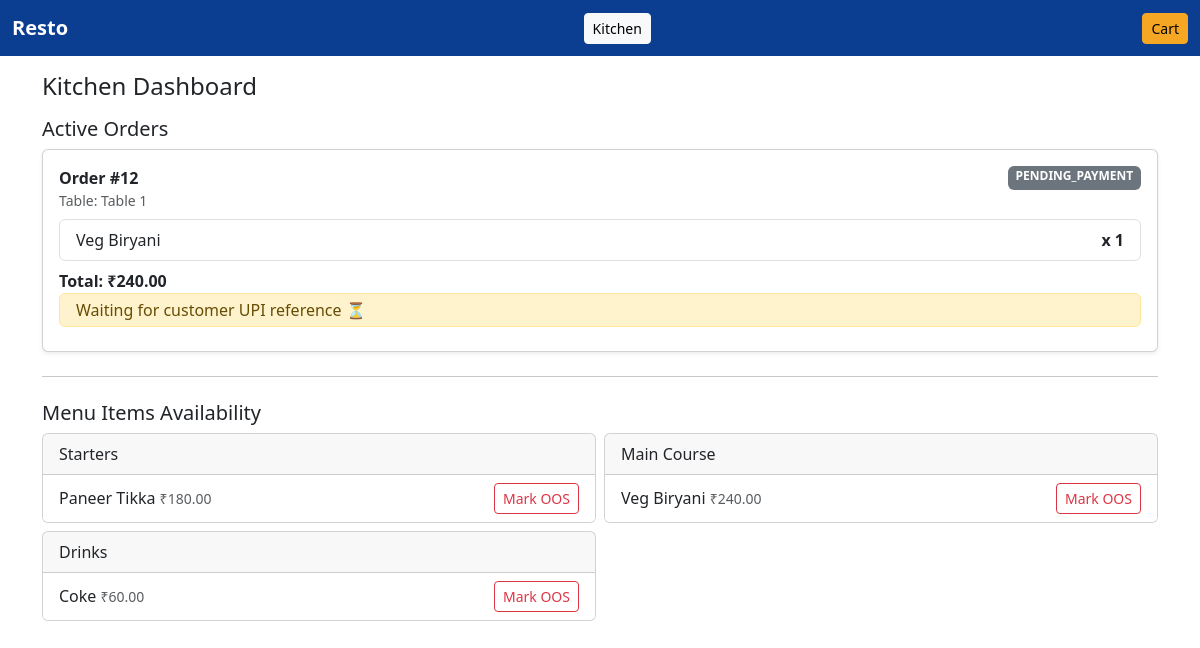
Screenshot of /kitchen/ (signed in) with the database file from the repository.
### billingapp/models.py (models this page shows, shortened)
class Order(models.Model):
    STATUS_CHOICES = [
        ("pending_payment", "Pending Payment"),
        ("paid", "Paid"),
        ("accepted", "Accepted by Kitchen"),
        ("preparing", "Preparing"),
        ("served", "Served"),
        ("cancelled", "Cancelled"),
    ]
    table = models.ForeignKey(Table, on_delete=models.PROTECT, related_name="orders")
    status = models.CharField(max_length=20, choices=STATUS_CHOICES, default="pending_payment")
    created_at = models.DateTimeField(auto_now_add=True)
    updated_at = models.DateTimeField(auto_now=True)
    payment_id = models.CharField(max_length=200, blank=True)  # gateway id later
    amount = models.DecimalField(max_digits=10, decimal_places=2, null=True, blank=True)
    payment_reference = models.CharField(max_length=100, blank=True, default=None, null=True,unique=True)

class Table(models.Model):
    name = models.CharField(max_length=50, unique=True)
    token = models.CharField(max_length=24, unique=True, editable=False, db_index=True)
    is_active = models.BooleanField(default=True)

class OrderItem(models.Model):
    order = models.ForeignKey(Order, on_delete=models.CASCADE, related_name="items")
    item = models.ForeignKey(MenuItem, on_delete=models.PROTECT)
    qty = models.PositiveIntegerField(default=1)
    class Meta:
        unique_together = ("order", "item")

class MenuItem(models.Model):
    category = models.ForeignKey(MenuCategory, on_delete=models.CASCADE, related_name="items")
    name = models.CharField(max_length=200)
    price = models.DecimalField(max_digits=10, decimal_places=2)
    is_available = models.BooleanField(default=True)
    sort_order = models.PositiveIntegerField(default=0)
    class Meta:
        unique_together = ("category", "name")
        ordering = ["category__sort_order", "category__name", "sort_order", "name"]

class MenuCategory(models.Model):
    name = models.CharField(max_length=100, unique=True)
    sort_order = models.PositiveIntegerField(default=0)
    class Meta:
        ordering = ["sort_order", "name"]

### billingapp/views.py (the view)
# urls.py: path('kitchen/', views.kitchen_dashboard, name='kitchen_dashboard'),
@user_passes_test(is_staff_or_super)
def kitchen_dashboard(request):
    orders = Order.objects.exclude(status__in=["served", "cancelled"]).order_by("created_at")
    categories = MenuCategory.objects.prefetch_related("items").all()
    return render(request, "billingapp/kitchen_dashboard.html", {
        "orders": orders,
        "categories": categories
    })

### billingapp/views.py (called while the page is built)
def is_staff_or_super(user):
    return user.is_authenticated and (user.is_staff or user.is_superuser)

### billingapp/templates/billingapp/kitchen_dashboard.html (shortened to what this page needs)
{% extends "billingapp/base.html" %}
{% block content %}
<h4>Kitchen Dashboard</h4>
<h5 class="mt-3 mb-2">Active Orders</h5>
{% if orders %}
  {% for order in orders %}
    <div class="card mb-3 shadow-sm">
      <div class="card-body">
        <div class="d-flex justify-content-between">
          <strong>Order #{{ order.id }}</strong>
          <span class="badge bg-secondary text-uppercase">{{ order.status }}</span>
        </div>
        <div class="small text-muted mb-2">
          Table: {{ order.table.name }}
        </div>
        <ul class="list-group mb-2">
          {% for row in order.items.all %}
          <li class="list-group-item d-flex justify-content-between">
            <span>{{ row.item.name }}</span>
            <span class="fw-bold">x {{ row.qty }}</span>
          </li>
          {% endfor %}
        </ul>
        <div class="mt-2 fw-bold">Total: ₹{{ order.amount }}</div>
        {% if order.status == "pending_payment" %}
          {% if order.payment_reference %}
            <div class="alert alert-info py-1 mb-2">
              <strong>UTR:</strong> {{ order.payment_reference }}
            </div>
            <form action="{% url 'verify_payment' order.id %}" method="post" class="d-grid mb-2">
              {% csrf_token %}
              <button class="btn btn-success btn-sm">✅ Verify Payment</button>
            </form>
          {% else %}
            <div class="alert alert-warning py-1 mb-2">
              Waiting for customer UPI reference ⏳
            </div>
          {% endif %}
        {% endif %}
      </div>
    </div>
  {% endfor %}
{% else %}
  <p class="text-muted mb-4">No active orders</p>
{% endif %}
<hr class="my-4">
<h5>Menu Items Availability</h5>
<div class="row row-cols-1 row-cols-md-2 g-2">
  {% for cat in categories %}
  <div class="col">
    <div class="card">
      <div class="card-header">{{ cat.name }}</div>
      <ul class="list-group list-group-flush">
        {% for it in cat.items.all %}
        <li class="list-group-item d-flex justify-content-between align-items-center">
          <span>
            {{ it.name }} <small class="text-muted">₹{{ it.price }}</small>
          </span>
          <form method="post" action="{% url 'toggle_item_availability' it.id %}">
            {% if it.is_available %}
              <button class="btn btn-sm btn-outline-danger">Mark OOS</button>
            {% else %}
              <button class="btn btn-sm btn-outline-success">Mark Available</button>
            {% endif %}
          </form>
        </li>
        {% endfor %}
      </ul>
    </div>
  </div>
  {% endfor %}
</div>
{% endblock %}

### billingapp/static/css/theme.css (style rules this page uses)
:root { --navy:#0b3d91; --accent:#f5a623; }

### rows the page displays
Order: id "12", status "PENDING_PAYMENT", table.name "Table 1", amount "240.00", shows "Waiting for customer UPI reference ⏳"
OrderItem: item.name "Veg Biryani", qty "1"
MenuCategory: name "Starters"
MenuItem: name "Paneer Tikka", price "180.00", is_available "Mark OOS"
MenuCategory: name "Main Course"
MenuItem: name "Veg Biryani", price "240.00", is_available "Mark OOS"
MenuCategory: name "Drinks"
MenuItem: name "Coke", price "60.00", is_available "Mark OOS"
